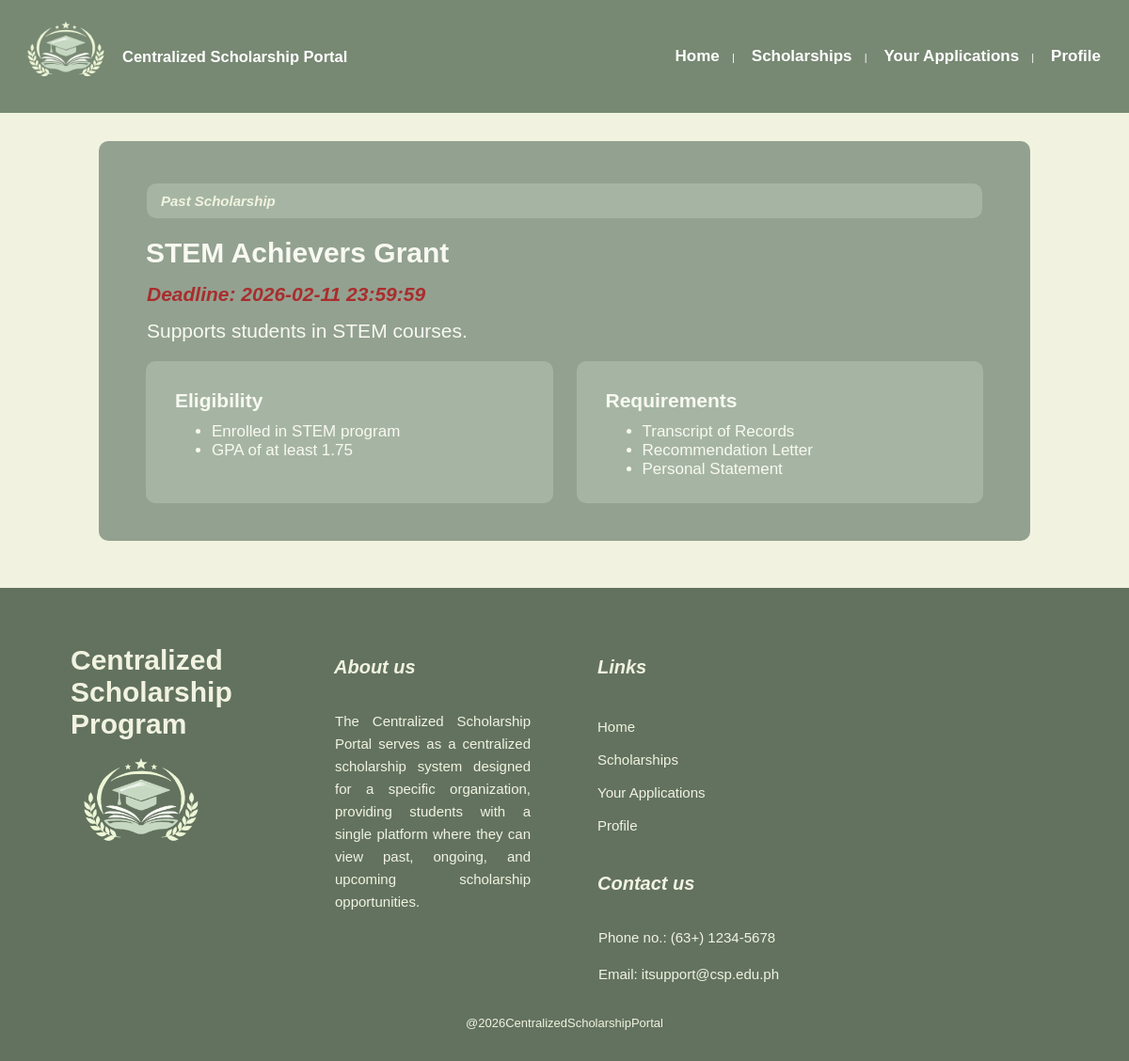
Page /Frontends/Client-side/pastSch.php?id=1 (signed in) on the committed database.
### tables this page shows
CREATE TABLE `SCHOLARSHIPS` (
  `scholarship_id` int(11) NOT NULL,
  `title` varchar(45) NOT NULL,
  `description` varchar(45) NOT NULL,
  `deadline` datetime NOT NULL,
  `eligibility` text NOT NULL,
  `requirements` text NOT NULL,
  `release_status` enum('Draft','Published') NOT NULL,
  `status` enum('Completed','Ongoing','Upcoming') NOT NULL,
  `created_by` int(11) NOT NULL,
  `created_at` datetime NOT NULL
);

### Frontends/Client-side/pastSch.php (the view, shortened to what this page needs)
<?php
include("../../db_connect.php");
$scholarship_id = $_GET['id'];
$getScholar = "SELECT * FROM SCHOLARSHIPS WHERE scholarship_id='$scholarship_id'";
$result = mysqli_query($conn, $getScholar);
$scholar = mysqli_fetch_assoc($result);
?>
<html>
    <head>
        <link rel="stylesheet" href="client_scholarship.css">
    </head>
    <body>
        <header>
            <section class="brand">
                <img src="../icons/CSP_logo.png" id="logo" alt="logo icon">
                <h1>Centralized Scholarship Portal</h1>
            </section>
            <nav>
                <a href="home.php">Home</a> |
                <a href="scholarList.php">Scholarships</a> |
                <a href="your-applications.php">Your Applications</a> |
                <a href="user-profile.php">Profile</a>
            </nav>
        </header>
        <section id="scholarshipBox">
            <p id="pastLabel">Past Scholarship</p>
            <h4><?php echo $scholar['title']; ?></h4>
            <p class="deadlineText">Deadline: <?php echo $scholar['deadline']; ?></p>
            <p><?php echo $scholar['description']; ?></p>
            <section id="detailBox">
                <section>
                    <p>Eligibility</p>
                    <ul>
                        <?php
                        $eligibility = explode("\n", $scholar['eligibility']);
                        foreach($eligibility as $item){
                            if(trim($item) != "") echo "<li>$item</li>";
                        }
                        ?>
                    </ul>
                </section>
                <section>
                    <p>Requirements</p>
                    <ul>
                        <?php
                        $requirements = explode("\n", $scholar['requirements']);
                        foreach($requirements as $item){
                            if(trim($item) != "") echo "<li>$item</li>";
                        }
                        ?>
                    </ul>
                </section>
            </section>
        </section>
        <footer>
            <section class="footerContainer">
                <section>
                    <h4>Centralized Scholarship Program</h4>
                    <img src="../icons/CSP_logo.png" id="logo" alt="logo icon">
                </section>
                <section>
                    <h5>About us</h5>
                     <p>
                        The Centralized Scholarship Portal serves as a centralized
                        scholarship system designed for a specific organization,
                        providing students with a single platform where they can
                        view past, ongoing, and upcoming scholarship opportunities.
                    </p>
                </section>
                <section>
                    <h5>Links</h5>
                    <a href="home.php">Home</a>
                    <a href="scholarList.php">Scholarships</a>
                    <a href="your-applications.php">Your Applications</a>
                    <a href="user-profile.php">Profile</a>
                <section>
                    <h5>Contact us</h5>
                    <p>Phone no.: (63+) 1234-5678</p>
                    <p>Email: itsupport@csp.edu.ph</p>
                </section>
            </section>
            <p id="copyright">@2026CentralizedScholarshipPortal</p>
        </footer>
    </body>
</html>

### Frontends/Client-side/client_scholarship.css (style rules this page uses)
body { font-family: 'Verdana', sans-serif; font-size: 11px; color: #778873; background-color: #F1F3E0; margin: 0; }
header { color: white; background-color: #778873; display: flex; justify-content: space-between; align-items: center; padding: 10px 20px; gap: 10px; }
.brand { display: flex; align-items: center; gap: 10px; }
#logo { width: 100px; height: auto; }
h1 { margin: 0; }
nav a { font-size: 17px; margin-left: 15px; margin-right: 10px; text-decoration: none; color: white; font-weight: bold; }
#scholarshipBox { margin: 30px 105px; padding: 30px 50px; background-color: #93a190; border-radius: 10px; color: #f8f9f1; }
#detailBox { border-radius: 10px; margin-top: 20px; display: grid; grid-template-columns: repeat(2, 1fr); gap: 25px; }
#detailBox section { background-color: #a6b5a3; padding: 15px 30px; border-radius: 10px; margin-bottom: 10px; }
#detailBox p { font-weight: bold; }
li { font-size: 17px; }
h4 { font-size: 30px; margin-top: 20px; margin-bottom: 0; }
p { font-size: 21px; margin: 15px 1px 10px; }
.deadlineText { color: #a92d2d; font-weight: bold; font-style: italic; }
#pastLabel { background-color:#a6b5a3; color: #F1F3E0; font-style: italic; font-weight: bold; font-size: 15px; border-radius: 10px; padding: 10px 15px; margin-bottom: 0; }
footer { background-color: #62725e; color: #F1F3E0; padding: 40px 75px 20px; margin-top: 50px; }
footer .footerContainer { display: grid; grid-template-columns: repeat(4, 1fr); column-gap: 70px; row-gap: 20px; }
footer p, footer a { font-size: 15px; font-weight:lighter; text-align:justify; }
footer a { display: block; padding: 9px 0; color: #F1F3E0; text-decoration: none; }
footer p { line-height: 1.6; }
footer h4 { font-size: 30px; margin-bottom: 0; }
footer h5 { font-size: 20px; font-style:italic; }
#copyright { font-size: 13px; color: #F1F3E0; grid-column: 1 / -1; text-align: center; margin-top: 0; }
footer #logo { width: 150px; margin-top: 0; }

### rows in the picture
scholarships: title "STEM Achievers Grant", deadline "2026-02-11 23:59:59", description "Supports students in STEM courses.", eligibility "Enrolled in STEM program", eligibility "GPA of at least 1.75", requirements "Transcript of Records", requirements "Recommendation Letter", requirements "Personal Statement"
